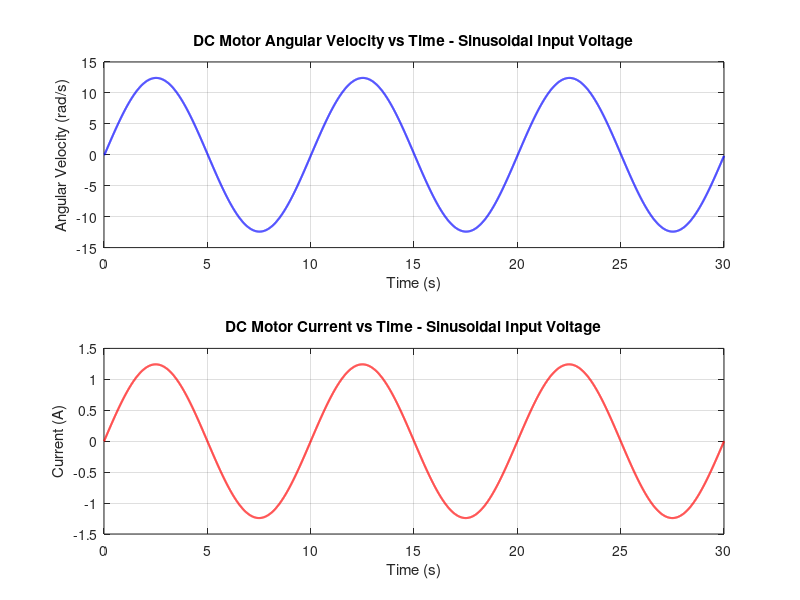

The MATLAB source for this figure:
    %{
    Resistance = 1;
    inductance = 0.012;
    Kt = 0.050;
    Ke = 0.061;
    dampingCoefficient = 0.005;
    I = 10.2e-5;
    dt = 0.005;
    t = 0:dt:2;
    TT = length(t);
    voltage = zeros(1, TT);
    omega = zeros(1, TT);
    current = zeros(1, TT);
    omega(1) = 0;         % Initial angular velocity (rad/s)
    current(1) = 0;      % Initial current (A)
    
    for n = 1:TT
        temp = t(n);
        if temp < 0.1
            voltage(n) = 20 * temp;            % Linearly rising voltage
        elseif temp < 0.4
            voltage(n) = 2;                 % Constant voltage
        elseif temp < 0.5
            voltage(n) = -20 * (temp - 0.4) + 2; % Linearly falling voltage
        else
            voltage(n) = 0;                 % Voltage is zero
        end
    end
    
    for n = 1:TT-1
        dwdt = (Kt * current(n) - dampingCoefficient * omega(n)) / I;
        omega(n+1) = omega(n) + dt * dwdt;
        didt = (-Resistance * current(n) - Ke * omega(n) + voltage(n)) / inductance;
        current(n+1) = current(n) + dt * didt;
    end
    
    figure;
    subplot(2, 1, 1);
    plot(t, omega, 'b', 'LineWidth', 1.5);
    xlabel('Time (s)');
    ylabel('Angular Velocity (rad/s)');
    title('DC Motor Angular Velocity vs Time');
    grid on;
    subplot(2, 1, 2);
    plot(t, current, 'r', 'LineWidth', 1.5);
    xlabel('Time (s)');
    ylabel('Current (A)');
    title('DC Motor Current vs Time');
    grid on;
    %}
    
    %{
    
    
    Resistance = 1;
    inductance = 0.012;
    Kt = 0.050;
    Ke = 0.061;
    c = 0.005;
    I = 10.2e-5;
    dt = 0.005;       % Time step (s)
    timeDef = 0:dt:2; % Time vector
    TT = length(timeDef);
    v = zeros(1, TT); % Voltage
    w = zeros(1, TT); % Angular velocity
    current = zeros(1, TT); % Current
    w(1) = 0;
    curr(1) = 0;
    for n = 1:TT
        t = timeDef(n);
        if t < 0.1
            v(n) = 20 * t;            % Linearly rising voltage
        elseif t < 0.4
            v(n) = 2;                 % Constant voltage
        elseif t < 0.5
            v(n) = -20 * (t - 0.4) + 2; % Linearly falling voltage
        else
            v(n) = 0;
        end
    end
    
    for n = 1:TT-1
        f1 = @(w, i, t) (Kt * i - c * w) / I;
        f2 = @(w, i, t) (-Resistance * i - Ke * w + v(n)) / L;
    
        k1W = dt * f1(w(n), current(n), timeDef(n));
        k1i = dt * f2(w(n), current(n), timeDef(n));
        k2W = dt * f1(w(n) + k1W/2, current(n) + k1i/2, timeDef(n) + dt/2);
        k2i = dt * f2(w(n) + k1W/2, current(n) + k1i/2, timeDef(n) + dt/2);
        k3W = dt * f1(w(n) + k2W/2, current(n) + k2i/2, timeDef(n) + dt/2);
        k3i = dt * f2(w(n) + k2W/2, current(n) + k2i/2, timeDef(n) + dt/2);
        k4W = dt * f1(w(n) + k3W, current(n) + k3i, timeDef(n) + dt);
        k4i = dt * f2(w(n) + k3W, current(n) + k3i, timeDef(n) + dt);
        w(n+1) = w(n) + (k1W + 2*k2W + 2*k3W + k4W) / 6;
        curr(n+1) = current(n) + (k1i + 2*k2i + 2*k3i + k4i) / 6;
    end
    
    figure;
    subplot(2, 1, 1);
    plot(timeDef, w, 'b', 'LineWidth', 1.5);
    xlabel('Time (s)');
    ylabel('Angular Velocity (rad/s)');
    title('DC Motor Angular Velocity vs Time');
    grid on;
    subplot(2, 1, 2);
    plot(timeDef, curr, 'r', 'LineWidth', 1.5);
    xlabel('Time (s)');
    ylabel('Current (A)');
    title('DC Motor Current vs Time');
    grid on;
    %}
    
    % Part C: DC Motor with Sinusoidal Input Voltage
    Resistance = 1; % Resistance (ohms)
    inductance = 0.012; % Inductance (henries)
    Kt = 0.050; % Torque constant (Nm/A)
    Ke = 0.061; % Back EMF constant (V·s/rad)
    dampingCoefficient = 0.005; % Damping coefficient (N·m·s/rad)
    I = 10.2e-5; % Moment of inertia (kg·m^2)
    dt = 0.005; % Time step (s)
    t = 0:dt:30; % Time vector
    TT = length(t);
    
    % Initialize variables
    voltage = zeros(1, TT); % Voltage array
    omega = zeros(1, TT); % Angular velocity array
    current = zeros(1, TT); % Current array
    omega(1) = 0; % Initial angular velocity (rad/s)
    current(1) = 0; % Initial current (A)
    
    % Define sinusoidal input voltage
    for n = 1:TT
        temp = t(n);
        voltage(n) = 2 * sin(0.2 * pi * temp); % Sinusoidal voltage
    end
    
    % Runge-Kutta Method for solving ODEs
    for n = 1:TT-1
        % Define derivative functions
        dwdt = @(w, i) (Kt * i - dampingCoefficient * w) / I; % dw/dt
        didt = @(w, i, v) (-Resistance * i - Ke * w + v) / inductance; % di/dt
        
        % Compute RK4 slopes for omega and current
        k1W = dt * dwdt(omega(n), current(n));
        k1i = dt * didt(omega(n), current(n), voltage(n));
        k2W = dt * dwdt(omega(n) + k1W/2, current(n) + k1i/2);
        k2i = dt * didt(omega(n) + k1W/2, current(n) + k1i/2, voltage(n));
        k3W = dt * dwdt(omega(n) + k2W/2, current(n) + k2i/2);
        k3i = dt * didt(omega(n) + k2W/2, current(n) + k2i/2, voltage(n));
        k4W = dt * dwdt(omega(n) + k3W, current(n) + k3i);
        k4i = dt * didt(omega(n) + k3W, current(n) + k3i, voltage(n));
        
        % Update omega and current using RK4 formulas
        omega(n+1) = omega(n) + (k1W + 2*k2W + 2*k3W + k4W) / 6;
        current(n+1) = current(n) + (k1i + 2*k2i + 2*k3i + k4i) / 6;
    end
    
    % Plot results
    figure;
    subplot(2, 1, 1);
    plot(t, omega, 'b', 'LineWidth', 1.5);
    xlabel('Time (s)');
    ylabel('Angular Velocity (rad/s)');
    title('DC Motor Angular Velocity vs Time - Sinusoidal Input Voltage');
    grid on;
    
    subplot(2, 1, 2);
    plot(t, current, 'r', 'LineWidth', 1.5);
    xlabel('Time (s)');
    ylabel('Current (A)');
    title('DC Motor Current vs Time - Sinusoidal Input Voltage');
    grid on;
